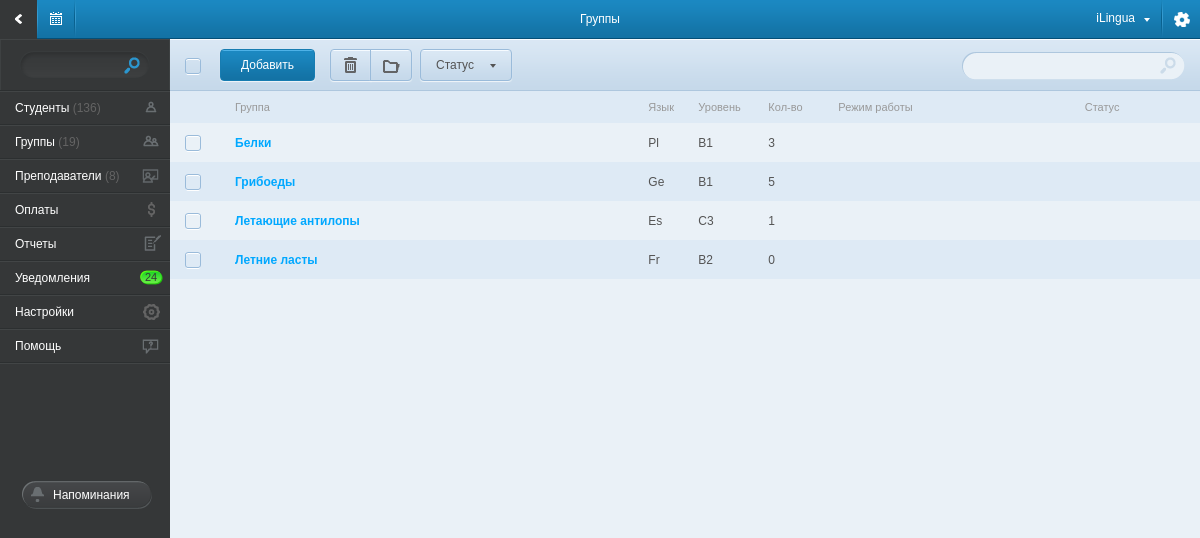
Page /groups/ on the earlier database version.
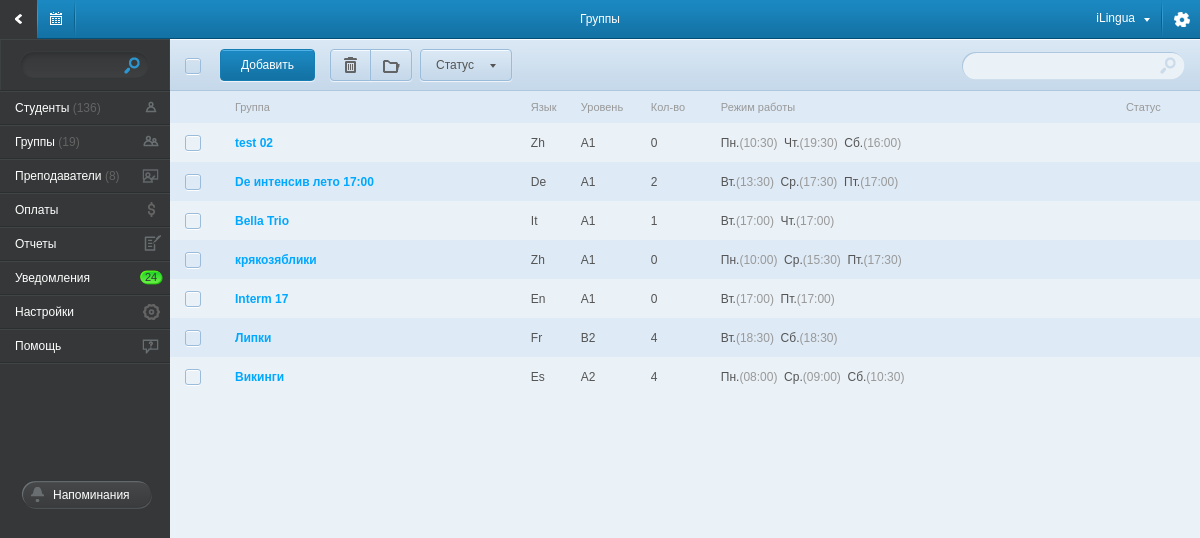
Same page on the later database version.
### tables this page shows
CREATE TABLE IF NOT EXISTS `school_groups` (
  `id` int(6) NOT NULL auto_increment,
  `name` varchar(100) NOT NULL,
  `lang_id` int(5) NOT NULL,
  `level_id` int(5) NOT NULL,
  `group_format_id` int(5) NOT NULL,
  `status` int(3) NOT NULL,
  PRIMARY KEY  (`id`)
);

CREATE TABLE IF NOT EXISTS `lang` (
  `id` int(5) NOT NULL auto_increment,
  `name` varchar(100) NOT NULL,
  `short_name` varchar(5) NOT NULL,
  `color` varchar(7) NOT NULL default '#E93030',
  PRIMARY KEY  (`id`)
);

CREATE TABLE IF NOT EXISTS `level` (
  `id` int(5) NOT NULL auto_increment,
  `name` varchar(20) NOT NULL,
  `descriptiion` varchar(255) NOT NULL,
  PRIMARY KEY  (`id`)
);

CREATE TABLE IF NOT EXISTS `timetable_set` (
  `id` int(11) NOT NULL auto_increment,
  `classroom_id` int(5) NOT NULL,
  `school_groups_id` int(5) NOT NULL,
  `user_id` int(5) NOT NULL,
  `day` int(1) NOT NULL,
  `time_start` time NOT NULL,
  `time_stop` time NOT NULL,
  PRIMARY KEY  (`id`)
);

### application/controllers/main.php (called while the page is built, shortened)
<?php if ( ! defined('BASEPATH')) exit('No direct script access allowed');
class main extends CI_Controller{
    function __construct() {
        $this->load->database();
        $this->load->model('list_model',    'list');
        $this->load->model('student_model', 'student');
        $this->load->model('group_model',   'group');
        $this->load->model('payment_model', 'payment');
        $this->load->model('teacher_model', 'teacher');
        $this->load->model('schedule_model','schedule');
        $this->load->helper('valid_data');
        $this->load->helper('date_convert');
        $this->load->helper('student');
        $this->load->helper('other');
    }
    function groups(){
        $gp_data['groups_list']     = $this->group->get_groups();
        foreach( $gp_data['groups_list'] as $key => $groups_ar ){
            $date_list = $this->group->get_timetable( $groups_ar['id'] );
            if( $date_list ){
                foreach($date_list as $date_ar ){
                    $tmp_ar[ $date_ar['day'] ] = $date_ar['time_start'];
                }
                $gp_data['groups_list'][$key]['time_str'] = get_schedule_str( $tmp_ar );
                unset($tmp_ar);
            }
        }
        $main_data_ar['title']          = 'Группы';
        $main_data_ar['left_menu']      = $this->load->view('component/left_menu_view', '', TRUE);
        $main_data_ar['right_content']  = $this->load->view('page/groups_view', $gp_data, TRUE);
        $this->load->view('main_view', $main_data_ar );
    }
}

### index.php (called while the page is built, shortened)
<?php
require_once BASEPATH.'core/CodeIgniter.php';

### application/models/group_model.php (called while the page is built, shortened)
<?php if ( ! defined('BASEPATH')) exit('No direct script access allowed');
class group_model extends CI_Model{
    function get_groups(){
        $query = $this->db->query("
                                    SELECT
                                        school_groups.*,
                                        school_groups.id AS `group_id`,
                                        lang.name AS `lang_name`,
                                        lang.short_name AS `lang_sname`,
                                        level.name AS `level_name`,
                                        (SELECT
                                            COUNT(student.id)
                                            FROM
                                                `student`,`student_school_groups`
                                            WHERE
                                                student.id = student_school_groups.student_id
                                                AND
                                                student_school_groups.school_groups_id = `group_id`
                                         ) AS `cnt_student`
                                    FROM
                                        `school_groups`, `lang`, `level`
                                    WHERE
                                        school_groups.lang_id   = lang.id
                                        AND
                                        school_groups.level_id  = level.id
                                        AND
                                        school_groups.group_format_id != 1
                                        AND
                                        school_groups.status != 404
                                    GROUP BY  school_groups.id
                                  ");
        foreach ( $query->result_array() as $row )
            $return_ar[] = $row;
        return $return_ar;
    }
}

### application/views/page/groups_view.php (the view, shortened to what the changed rows need)
<div id="right_content">
    <table class="group_tbl">
        <? foreach ($groups_list as $group_ar): ?>
            <tr>
                <td>
                </td>
                <td class="group_tbl_star"></td>
                <td><a href="/group_cart/<?= $group_ar['id'] ?>/"><?= $group_ar['name'] ?></a></td>
                <td><?= $group_ar['lang_sname'] ?></td>
                <td><?= $group_ar['level_name'] ?></td>
                <td><?= $group_ar['cnt_student'] ?></td>
                <td><?= $group_ar['time_str'] ?></td>
                <td></td>
            </tr>
        <? endforeach; ?>
    </table>
</div>

### application/helpers/student_helper.php (shortened to what the changed rows need)
<?php if ( ! defined('BASEPATH')) exit('No direct script access allowed');
function get_schedule_str( $schadule_ar ){
    $day_ar = array('Пн.','Вт.','Ср.','Чт.','Пт.','Сб.','Вс.');
    $str = '';
    if( $schadule_ar != NULL ){
        foreach ( $schadule_ar as $day => $time ){
            $time = preg_replace("#(\d{2}:\d{2}):\d{2}#i", "$1", $time);
            $str .= $day_ar[ $day-1 ].'<span>('.$time.')</span>&nbsp;&nbsp;';
        }
    }
    return $str;
}

Differences in the rows shown:
removed school_groups: name "Белки", lang.short_name "Pl", level.name "B1", cnt_student "3"
removed school_groups: name "Грибоеды", lang.short_name "Ge", level.name "B1", cnt_student "5"
removed school_groups: name "Летающие антилопы", lang.short_name "Es", level.name "C3", cnt_student "1"
removed school_groups: name "Летние ласты", lang.short_name "Fr", level.name "B2", cnt_student "0"
added school_groups: name "test 02", lang.short_name "Zh", level.name "A1", cnt_student "0", day "Пн.", time "10:30", day "Чт.", time "19:30", day "Сб.", time "16:00"
added school_groups: name "De интенсив лето 17:00", lang.short_name "De", level.name "A1", cnt_student "2", day "Вт.", time "13:30", day "Ср.", time "17:30", day "Пт.", time "17:00"
added school_groups: name "Bella Trio", lang.short_name "It", level.name "A1", cnt_student "1", day "Вт.", time "17:00", day "Чт."
added school_groups: name "крякозяблики", lang.short_name "Zh", level.name "A1", cnt_student "0", day "Пн.", time "10:00", day "Ср.", day "Пт."
added timetable_set: time_start "15:30", time_stop "17:30"
added school_groups: name "Interm 17", lang.short_name "En", level.name "A1", cnt_student "0", day "Вт.", time "17:00", day "Пт."
added school_groups: name "Липки", lang.short_name "Fr", level.name "B2", cnt_student "4", day "Вт.", time "18:30", day "Сб."
added school_groups: name "Викинги", lang.short_name "Es", level.name "A2", cnt_student "4", day "Пн.", time "08:00", day "Ср.", day "Сб."
added timetable_set: time_start "09:00", time_stop "10:30"
